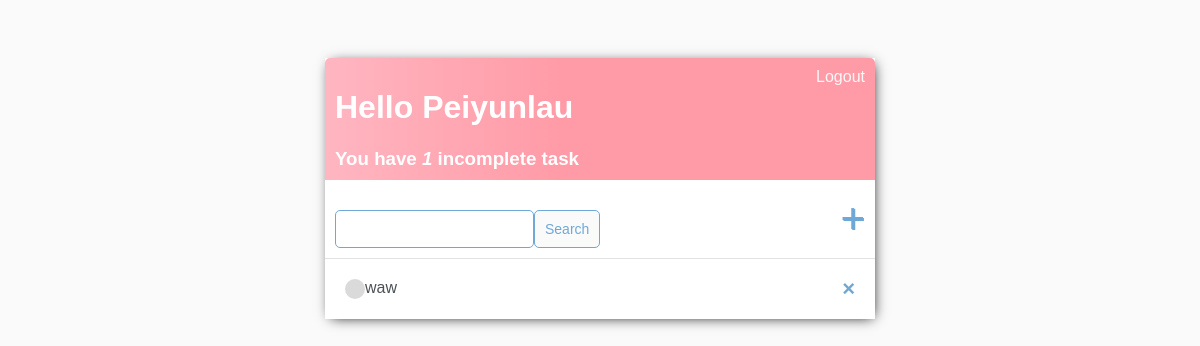
The page / (signed in) on the database as committed earlier.
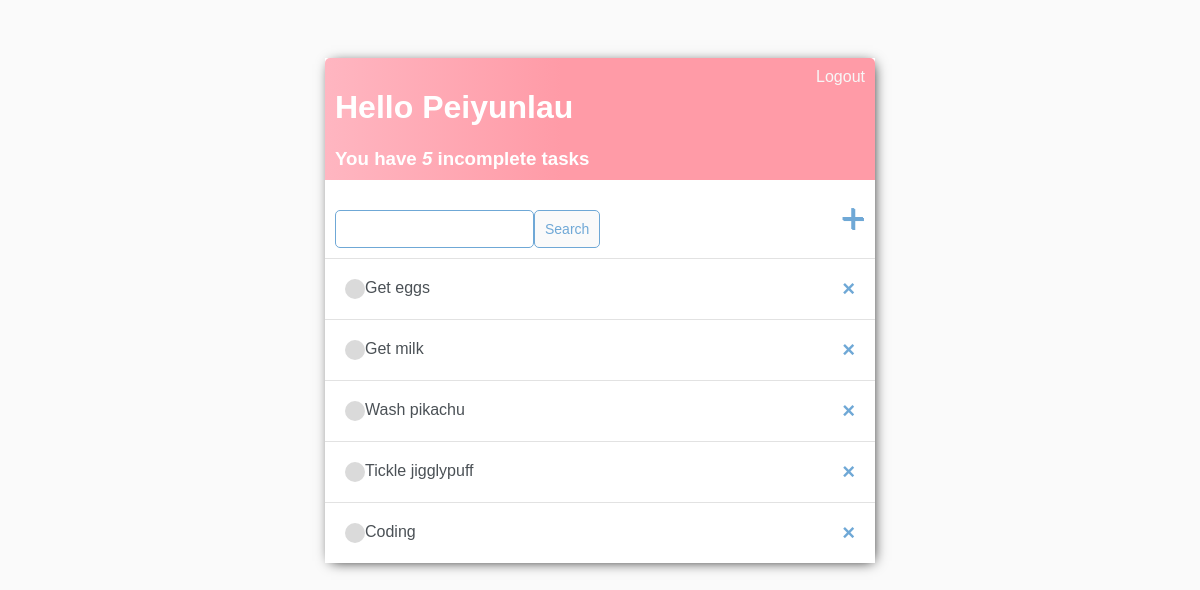
The same page on the database as committed later.
### base/models.py (models this page shows)
class Task(models.Model):
	user = models.ForeignKey(User, on_delete=models.CASCADE, null=True, blank=True)
	title = models.CharField(max_length=200)
	description = models.TextField(null=True, blank=True)
	complete = models.BooleanField(default=False)
	created = models.DateTimeField(auto_now_add=True)
	def __str__(self):
		return self.title
	class Meta:
		ordering = ['complete']

### base/views.py (the view)
# urls.py: path('', TaskList.as_view(), name='tasks'),
class TaskList(LoginRequiredMixin, ListView):
	model = Task
	context_object_name = 'tasks'
	def get_context_data(self, **kwargs):
		context = super().get_context_data(**kwargs)
		context['tasks'] = context['tasks'].filter(user=self.request.user)
		context['count'] = context['tasks'].filter(complete=False).count()
		search_input = self.request.GET.get('search-area') or ''
		if search_input:
			context['tasks'] = context['tasks'].filter(
				title__startswith=search_input)
		context['search_input'] = search_input
		return context

### base/templates/base/task_list.html
{% extends 'base/main.html' %}
{% block content %}
<div class="header-bar">
	<div>
		<h1>Hello {{request.user|title}}</h1>
		<h3 style="margin:0">You have <i>{{count}} </i>incomplete task{{ count|pluralize:"s" }}</h3>
	</div>
		{% if request.user.is_authenticated %}
			<a href="{% url 'logout' %}">Logout</a>
		{% else %}
			<a href="{% url 'login' %}">Login</a>
		{% endif %}
</div>
<div id="search-add-wrapper">
	<form method="GET" style="margin-top: 20px;display: flex;" >
		<input type='text' name='search-area' value="{{search_input}}">
		<input class="button" type="submit" value='Search'>
	</form>
	<a id="add-link" href="{% url 'task-create' %}">&#x2b;</a>
</div>
<div class="task-items-wrapper">
	{% for task in tasks %}
		<div class="task-wrapper">
			{% if task.complete %}
			<div class="task-title">
				<div class="task-complete-icon "></div>
				<i><s><a href="{% url 'task-update' task.id %}">{{task}}</a></s></i>
			</div>
			<a class="delete-link" href="{% url 'task-delete' task.id %}">&#215;</a>
			{% else %}
			<div class="task-title">
				<div class="task-incomplete-icon"></div>
				<a href="{% url 'task-update' task.id %}">{{task}}</a>
			</div>
			<a class="delete-link" href="{% url 'task-delete' task.id %}">&#215;</a>
			{% endif %}
		</div>
	{% empty %}
	<h3>No items in lists</h3>
	{% endfor %}
</div>
{% endblock content %}

### base/templates/base/main.html (shortened to what this page needs)
<!DOCTYPE html>
<html>
	<head>
	</head>
	<body>
		<div class="container">
			{% block content %}
			{% endblock content %}
		</div>
	</body>
</html>

### base/templates/base/main.html (style rules this page uses)
body { background-color: #FAFAFA; font-family: "Nunito Sans", sans-serif; padding-top: 50px; }
h1, h2, h3, h4, h5, h6, { font-family: 'Raleway', sans-serif; }
a, p { color: #4b5156 }
.container { max-width: 550px; margin: auto; background-color: #fff; -webkit-box-shadow: 2px 2px 13px -4px rgba(0, 0, 0, 21); box-shadow: 2px 2px 13px -4px rgba(0, 0, 0, 21); }
.header-bar { display: flex; justify-content: space-between; color: #fff; padding: 10px; border-radius: 5px 5px 0 0; background: linear-gradient(90deg, #FFB6C1 0%, #FF9BA7 43%, #FF9BA7 100%) }
.header-bar a { color: rgb(247, 247, 247); text-decoration: none; }
.task-wrapper { display: flex; align-items: center; justify-content: space-between; padding: 20px; background-color: #fff; border-top: 1px solid rgb(226, 226, 226); }
.task-title { display: flex; }
.task-title a { text-decoration: none; color: #4b5156 margin-left: 10px; }
.task-incomplete-icon { height: 20px; width: 20px; background-color: rgb(218, 218, 218); border-radius: 50%; }
.delete-link { text-decoration: none; font-weight: 900; color: #6fa8d6; font-size: 22px; line-height: 0; }
#search-add-wrapper { display: flex; justify-content: space-between; align-items: center; padding: 10px; }
#add-link { color: #6fa8d6; text-decoration: none; font-size: 42px; text-shadow: 1px 1px #6fa8d6; }
input[type=text], input[type=password], textarea { border: 1px solid #6fa8d6; border-radius: 5px; padding: 10px; width: 90%; }
.button { border: 1px solid #6fa8d6; background-color: #FAFAFA; color: #6fa8d6; padding: 10px; font-size: 14px; border-radius: 5px; cursor: pointer; text-decoration: none; }

Rows that differ between the two databases and show on the page:
removed Task: title "waw"
added Task: title "Get eggs"
added Task: title "Get milk"
added Task: title "Wash pikachu"
added Task: title "Tickle jigglypuff"
added Task: title "Coding"
Other text that changed with them:
{{ count }}: "1" → "5"
